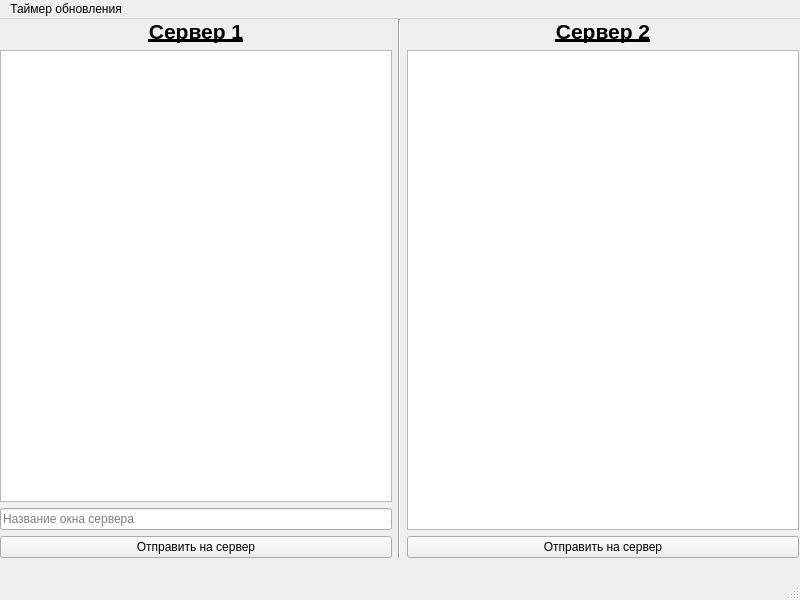
<?xml version="1.0" encoding="UTF-8"?>
<ui version="4.0">
 <class>MainWindow</class>
 <widget class="QMainWindow" name="MainWindow">
  <property name="geometry">
   <rect>
    <x>0</x>
    <y>0</y>
    <width>800</width>
    <height>600</height>
   </rect>
  </property>
  <property name="windowTitle">
   <string>Клиент</string>
  </property>
  <widget class="QWidget" name="centralwidget">
   <widget class="QWidget" name="horizontalLayoutWidget">
    <property name="geometry">
     <rect>
      <x>0</x>
      <y>0</y>
      <width>799</width>
      <height>539</height>
     </rect>
    </property>
    <layout class="QHBoxLayout" name="horizontalLayout">
     <item>
      <layout class="QVBoxLayout" name="verticalLayout_1">
       <item>
        <widget class="QLabel" name="label">
         <property name="font">
          <font>
           <pointsize>16</pointsize>
           <weight>75</weight>
           <bold>true</bold>
           <underline>true</underline>
          </font>
         </property>
         <property name="text">
          <string>Сервер 1</string>
         </property>
         <property name="alignment">
          <set>Qt::AlignCenter</set>
         </property>
        </widget>
       </item>
       <item>
        <widget class="QListWidget" name="listWidget">
         <property name="wordWrap">
          <bool>true</bool>
         </property>
        </widget>
       </item>
       <item>
        <widget class="QLineEdit" name="lineEdit">
         <property name="placeholderText">
          <string>Название окна сервера</string>
         </property>
        </widget>
       </item>
       <item>
        <widget class="QPushButton" name="sendToServer_1">
         <property name="text">
          <string>Отправить на сервер</string>
         </property>
        </widget>
       </item>
      </layout>
     </item>
     <item>
      <widget class="Line" name="line">
       <property name="orientation">
        <enum>Qt::Vertical</enum>
       </property>
      </widget>
     </item>
     <item>
      <layout class="QVBoxLayout" name="verticalLayout_2">
       <item>
        <widget class="QLabel" name="label_2">
         <property name="font">
          <font>
           <pointsize>16</pointsize>
           <weight>75</weight>
           <bold>true</bold>
           <underline>true</underline>
          </font>
         </property>
         <property name="text">
          <string>Сервер 2</string>
         </property>
         <property name="alignment">
          <set>Qt::AlignCenter</set>
         </property>
        </widget>
       </item>
       <item>
        <widget class="QListWidget" name="listWidget_2">
         <property name="isWrapping" stdset="0">
          <bool>false</bool>
         </property>
         <property name="wordWrap">
          <bool>true</bool>
         </property>
        </widget>
       </item>
       <item>
        <widget class="QPushButton" name="sendToServer_2">
         <property name="text">
          <string>Отправить на сервер</string>
         </property>
        </widget>
       </item>
      </layout>
     </item>
    </layout>
   </widget>
  </widget>
  <widget class="QMenuBar" name="menubar">
   <property name="geometry">
    <rect>
     <x>0</x>
     <y>0</y>
     <width>800</width>
     <height>37</height>
    </rect>
   </property>
   <widget class="QMenu" name="menu">
    <property name="title">
     <string>Таймер обновления</string>
    </property>
    <addaction name="action_1"/>
    <addaction name="action_2"/>
    <addaction name="action_3"/>
    <addaction name="action_4"/>
    <addaction name="action_5"/>
   </widget>
   <addaction name="menu"/>
  </widget>
  <widget class="QStatusBar" name="statusbar"/>
  <action name="action">
   <property name="text">
    <string>Таймер обновления</string>
   </property>
  </action>
  <action name="action_1">
   <property name="text">
    <string>По запросу</string>
   </property>
  </action>
  <action name="action_2">
   <property name="text">
    <string>1 мин.</string>
   </property>
  </action>
  <action name="action_3">
   <property name="text">
    <string>5 мин.</string>
   </property>
  </action>
  <action name="action_4">
   <property name="text">
    <string>15 мин.</string>
   </property>
  </action>
  <action name="action_5">
   <property name="text">
    <string>1 ч.</string>
   </property>
  </action>
 </widget>
 <resources/>
 <connections/>
</ui>
